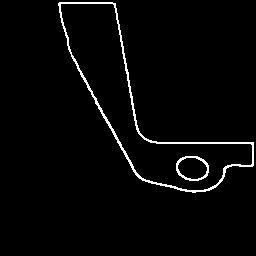
#> input picture bin_contour/sobel_mask_1.png, 256 x 256 px; its folder holds only this picture in this run
$ python region.py
#> lines starting #> are read from the running program, lines starting #| are printed output that depends on the picture; after the words box and inside, x2 and y2 are one past the last pixel; in counts of white or black regions, pixels touching at a corner belong together
import cv2
import numpy as np

if __name__ == "__main__":

    total_num = 28
    for pic_num in range(1, total_num):
        mask_file = './bin_contour/sobel_mask_' + str(pic_num) + '.png'
        src_file = './pic/' + str(pic_num) + '.png'
        region_file = './roi/region_' + str(pic_num) + '.png'

        img = cv2.imread(mask_file)
#> img is the input picture: shape (256, 256, 3); min 0, max 255, mean 6.5
        img = cv2.cvtColor(img, cv2.COLOR_BGR2GRAY)
#> img: shape (256, 256)
        findcontourimg = img

        ret, binary = cv2.threshold(findcontourimg,127,255,cv2.THRESH_BINARY)
#> binary: shape (256, 256); 2.5% white in thin lines or dots, all inside (x1, y1, x2, y2) = (58, 2, 254, 193)
        # print(binary.shape)
        contours,hierarchy= cv2.findContours(binary,cv2.RETR_TREE,cv2.CHAIN_APPROX_SIMPLE)
#> contours = 4 contours; box (x1, y1, x2, y2) and area: (58, 2, 254, 193) 11234, (60, 3, 253, 191) 10396, (176, 156, 209, 181) 633, (177, 157, 208, 180) 501
        imgcontour = img.copy()
        imgcontour[:] = 0
#> imgcontour: shape (256, 256); every value is 0
        # 需要搞一个list给cv2.drawContours()才行！！！！！

        temp = np.zeros((256,256),np.uint8)
        #画出轮廓：temp是黑色幕布，contours是轮廓，-1表示全画，然后是颜色，厚度 cv2.FILLED 表示对轮廓内部区域进行填充

        c_max = []
        c_min = []
        lenContours = len(contours)
#> lenContours = 4
        if lenContours == 2:
            fill_flage = False
        else:
            fill_flage = True

        hierarchy0 = hierarchy[0]
        for i in range(lenContours):
            hierarchyI = hierarchy0[i]
            if  hierarchyI[3] == -1: #hierarchyI[0] == -1 and hierarchyI[1] == -1 and
                cnt = contours[i]
                c_max.append(cnt)
            if  hierarchyI[2] == -1:#hierarchyI[0] == -1 and hierarchyI[1] == -1 and
                cnt = contours[i]
                c_min.append(cnt)
#> after the loop, c_max = 1 contour; box (x1, y1, x2, y2) and area: (58, 2, 254, 193) 11234; c_min = 1 contour; box (x1, y1, x2, y2) and area: (177, 157, 208, 180) 501


        cv2.drawContours(temp, c_max, -1,  (255), cv2.FILLED)
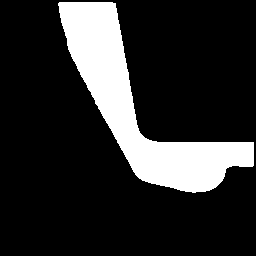
#> temp: shape (256, 256); 17.6% white; 1 white region, box (x1, y1, x2, y2) and area: (58, 2, 254, 193) 11545
        if fill_flage:
            cv2.drawContours(temp, c_min, -1,  (0), cv2.FILLED)
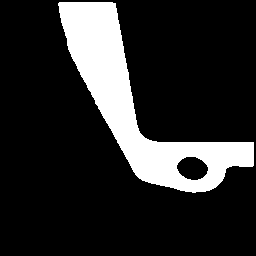
#> temp: shape (256, 256); 16.8% white; 1 white region, box (x1, y1, x2, y2) and area: (58, 2, 254, 193) 11007

        kernel = cv2.getStructuringElement(cv2.MORPH_RECT,(5, 5))
        eroded = cv2.erode(temp,kernel)
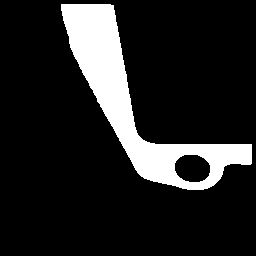
#> eroded: shape (256, 256); 14.1% white; 1 white region, box (x1, y1, x2, y2) and area: (61, 4, 252, 190) 9240
        # cv2.imshow('region',eroded)
        # cv2.waitKey(0)

        src_img = cv2.imread(src_file)
#> (the run stopped early here; a loop or call above may not have finished)
